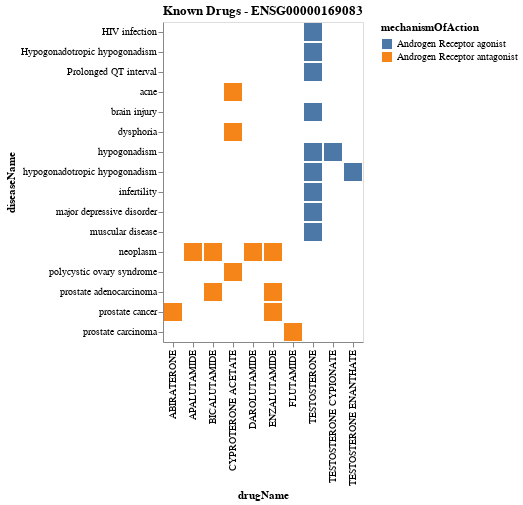

This figure's notebook cell:
### Code cell
OpenTarget.plot_drugs_disease(target_id = 'AR', entrez = True)

### Figure 1 — Vega-Lite specification as saved in the notebook (floating-point values rounded to 4 significant figures)
{"config": {"view": {"continuousWidth": 400, "continuousHeight": 300}}, "data": {"name": "data-53aedb763776faf23f78586a6db86f85"}, "mark": "bar", "encoding": {"color": {"type": "nominal", "field": "mechanismOfAction"}, "x": {"type": "nominal", "field": "drugName"}, "y": {"type": "nominal", "field": "diseaseName"}}, "title": "Known Drugs - ENSG00000169083", "$schema": "https://vega.github.io/schema/vega-lite/v4.8.1.json", "datasets": {"data-53aedb763776faf23f78586a6db86f85": [{"drugName": "FLUTAMIDE", "mechanismOfAction": "Androgen Receptor antagonist", "drugType": "Small molecule", "approvedName": "androgen receptor", "trialPhase": "IV", "diseaseName": "prostate carcinoma"}, {"drugName": "BICALUTAMIDE", "mechanismOfAction": "Androgen Receptor antagonist", "drugType": "Small molecule", "approvedName": "androgen receptor", "trialPhase": "IV", "diseaseName": "prostate adenocarcinoma"}, {"drugName": "TESTOSTERONE", "mechanismOfAction": "Androgen Receptor agonist", "drugType": "Small molecule", "approvedName": "androgen receptor", "trialPhase": "IV", "diseaseName": "muscular disease"}, {"drugName": "CYPROTERONE ACETATE", "mechanismOfAction": "Androgen Receptor antagonist", "drugType": "Small molecule", "approvedName": "androgen receptor", "trialPhase": "IV", "diseaseName": "acne"}, {"drugName": "ENZALUTAMIDE", "mechanismOfAction": "Androgen Receptor antagonist", "drugType": "Small molecule", "approvedName": "androgen receptor", "trialPhase": "IV", "diseaseName": "neoplasm"}, {"drugName": "ENZALUTAMIDE", "mechanismOfAction": "Androgen Receptor antagonist", "drugType": "Small molecule", "approvedName": "androgen receptor", "trialPhase": "IV", "diseaseName": "prostate cancer"}, {"drugName": "TESTOSTERONE", "mechanismOfAction": "Androgen Receptor agonist", "drugType": "Small molecule", "approvedName": "androgen receptor", "trialPhase": "IV", "diseaseName": "major depressive disorder"}, {"drugName": "TESTOSTERONE ENANTHATE", "mechanismOfAction": "Androgen Receptor agonist", "drugType": "Small molecule", "approvedName": "androgen receptor", "trialPhase": "IV", "diseaseName": "hypogonadotropic hypogonadism"}, {"drugName": "APALUTAMIDE", "mechanismOfAction": "Androgen Receptor antagonist", "drugType": "Small molecule", "approvedName": "androgen receptor", "trialPhase": "IV", "diseaseName": "neoplasm"}, {"drugName": "TESTOSTERONE", "mechanismOfAction": "Androgen Receptor agonist", "drugType": "Small molecule", "approvedName": "androgen receptor", "trialPhase": "IV", "diseaseName": "brain injury"}, {"drugName": "CYPROTERONE ACETATE", "mechanismOfAction": "Androgen Receptor antagonist", "drugType": "Small molecule", "approvedName": "androgen receptor", "trialPhase": "IV", "diseaseName": "dysphoria"}, {"drugName": "TESTOSTERONE", "mechanismOfAction": "Androgen Receptor agonist", "drugType": "Small molecule", "approvedName": "androgen receptor", "trialPhase": "IV", "diseaseName": "infertility"}, {"drugName": "TESTOSTERONE", "mechanismOfAction": "Androgen Receptor agonist", "drugType": "Small molecule", "approvedName": "androgen receptor", "trialPhase": "IV", "diseaseName": "HIV infection"}, {"drugName": "TESTOSTERONE", "mechanismOfAction": "Androgen Receptor agonist", "drugType": "Small molecule", "approvedName": "androgen receptor", "trialPhase": "IV", "diseaseName": "hypogonadotropic hypogonadism"}, {"drugName": "ABIRATERONE", "mechanismOfAction": "Androgen Receptor antagonist", "drugType": "Small molecule", "approvedName": "androgen receptor", "trialPhase": "IV", "diseaseName": "prostate cancer"}, {"drugName": "CYPROTERONE ACETATE", "mechanismOfAction": "Androgen Receptor antagonist", "drugType": "Small molecule", "approvedName": "androgen receptor", "trialPhase": "IV", "diseaseName": "polycystic ovary syndrome"}, {"drugName": "ENZALUTAMIDE", "mechanismOfAction": "Androgen Receptor antagonist", "drugType": "Small molecule", "approvedName": "androgen receptor", "trialPhase": "IV", "diseaseName": "prostate adenocarcinoma"}, {"drugName": "TESTOSTERONE", "mechanismOfAction": "Androgen Receptor agonist", "drugType": "Small molecule", "approvedName": "androgen receptor", "trialPhase": "IV", "diseaseName": "hypogonadism"}, {"drugName": "TESTOSTERONE", "mechanismOfAction": "Androgen Receptor agonist", "drugType": "Small molecule", "approvedName": "androgen receptor", "trialPhase": "IV", "diseaseName": "Hypogonadotropic hypogonadism"}, {"drugName": "TESTOSTERONE", "mechanismOfAction": "Androgen Receptor agonist", "drugType": "Small molecule", "approvedName": "androgen receptor", "trialPhase": "IV", "diseaseName": "hypogonadism"}, {"drugName": "ENZALUTAMIDE", "mechanismOfAction": "Androgen Receptor antagonist", "drugType": "Small molecule", "approvedName": "androgen receptor", "trialPhase": "IV", "diseaseName": "prostate cancer"}, {"drugName": "DAROLUTAMIDE", "mechanismOfAction": "Androgen Receptor antagonist", "drugType": "Small molecule", "approvedName": "androgen receptor", "trialPhase": "IV", "diseaseName": "neoplasm"}, {"drugName": "TESTOSTERONE", "mechanismOfAction": "Androgen Receptor agonist", "drugType": "Small molecule", "approvedName": "androgen receptor", "trialPhase": "IV", "diseaseName": "Prolonged QT interval"}, {"drugName": "BICALUTAMIDE", "mechanismOfAction": "Androgen Receptor antagonist", "drugType": "Small molecule", "approvedName": "androgen receptor", "trialPhase": "IV", "diseaseName": "neoplasm"}, {"drugName": "TESTOSTERONE CYPIONATE", "mechanismOfAction": "Androgen Receptor agonist", "drugType": "Small molecule", "approvedName": "androgen receptor", "trialPhase": "IV", "diseaseName": "hypogonadism"}]}}
